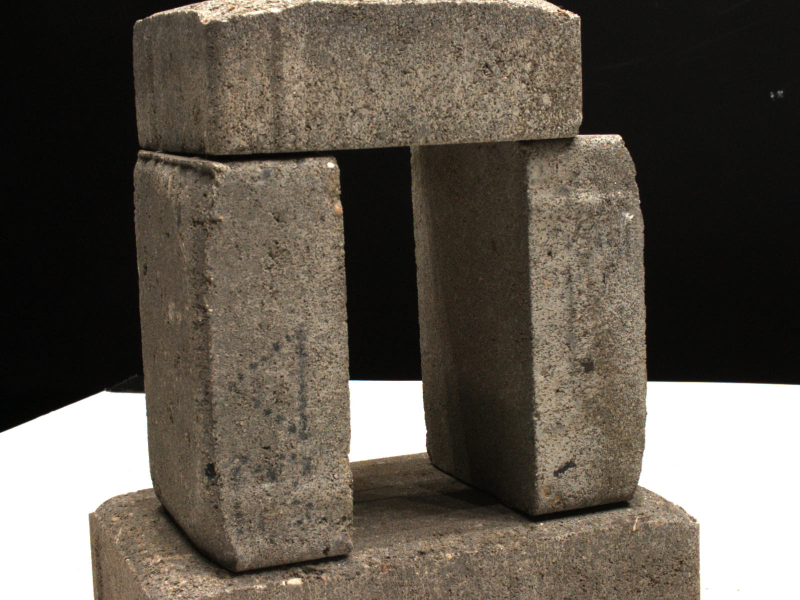
#> input picture ex_02_sfm_and_stereo_solution/code/sfm/img1.jpg, 1600 x 1200 px (shown at 1/2 size)
$ jupyter execute sfm_solution.ipynb
#> lines starting #> are read from the running program, lines starting #| are printed output that depends on the picture; after the words box and inside, x2 and y2 are one past the last pixel; in counts of white or black regions, pixels touching at a corner belong together
# Computer Vision Lecture - Exercise 2 Part 1 - Structure-from-Motion

This first part of exercise 2 contains hands-on coding problems in two-frame structure from motion. More specifically, given a pair of views with known camera intrinsics and matched correspondence points based on SIFT features, we will implement the 8-point algorithm to recover both the fundamental and essential matrix. We will look at both the "vanilla" and the normalized version and compare their robustness to noisy correspondence points. In a next step, we will implement triangulation via the DLT, which you are already familiar with from the previous exercise. With that
we have all the necessary building blocks to recover both the relative pose of the two views and a 3d-reconstruction of the scene.

As in the previous exercise, this notebook guides you through the relevant steps. When you see helper functions, you don't need to do anything - they are already implemented. The functions you need to implement are indicated as Exercise Function and where applicable the sections you need to fill in are marked. Sometimes, you can find Hints - these are written upside-down so you can first try to find the solution without reading them.

Happy hacking!

## Preliminaries

Let's first import relevant libaries, load the images/views along with their calibration data and visualize them.

[cell 1]
# Uncomment below to install dependencies in google colab
# !pip install opencv-python==4.5.1.48
# !pip install ipympl

import cv2
import json

import numpy as np
import matplotlib.pyplot as plt

# Load images
img1 = cv2.cvtColor(cv2.imread('./img1.jpg'), cv2.COLOR_BGR2RGB)
img2 = cv2.cvtColor(cv2.imread('./img2.jpg'), cv2.COLOR_BGR2RGB)
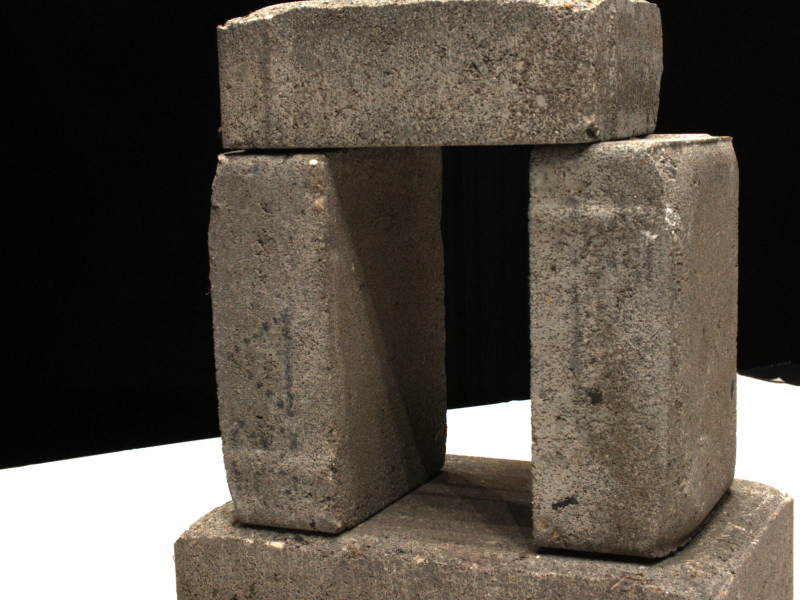
#> input picture ex_02_sfm_and_stereo_solution/code/sfm/img2.jpg, 1600 x 1200 px (shown at 1/2 size)

# Load cameras file
camera_dict = np.load('./cameras.npz')
#> (reads ex_02_sfm_and_stereo_solution/code/sfm/cameras.npz from the repository)
# camera1
scale_mat1 = camera_dict['scale_mat_%d' % 45].astype(np.float32)
world_mat1 = camera_dict['world_mat_%d' % 45].astype(np.float32)
proj_mat1 = (world_mat1 @ scale_mat1)[:3, :4]
K1 = cv2.decomposeProjectionMatrix(proj_mat1)[0]
K1 = K1/K1[2, 2]
# camera2
scale_mat2 = camera_dict['scale_mat_%d' % 41].astype(np.float32)
world_mat2 = camera_dict['world_mat_%d' % 41].astype(np.float32)
proj_mat2 = (world_mat2 @ scale_mat2)[:3, :4]
K2 = cv2.decomposeProjectionMatrix(proj_mat2)[0]
K2 = K2/K2[2, 2]

# Let's visualize the images
f = plt.figure(figsize=(15, 5))
ax1 = f.add_subplot(121)
ax2 = f.add_subplot(122)
ax1.imshow(img1)
ax2.imshow(img2)
plt.show()
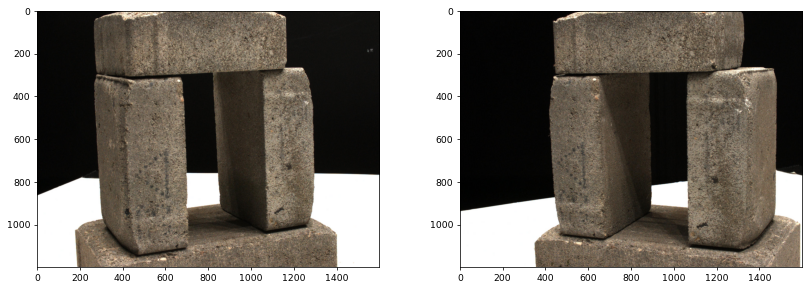
#> figure drawn by matplotlib, 2 panels

Next, we need to find correspondence points for the two views. For this we provide a helper function which first finds salient points using SIFT and then performs k-nearest neighbour matching based on these SIFT features. To remove outliers we perform the ratio test. SIFT is just one of many descriptors implemented in OpenCV - feel free to try some others and also play around with the ratio parameter for outlier removal. Once computed, we can visualize the matches.

[cell 2]
###########################
##### Helper Function #####
###########################
def get_keypoints(img1, img2):
    '''
    Finds correspondence points between two images by searching for salient
    points via SIFT and then searching for matches via k-nearest neighours.
    Performs a ratio test to filter for outliers.

    Args:
        img1 (np.ndarray): image, first view
        img2 (np.ndarray): image, second view
    Returns:
        p_source(np.ndarray): Nx3 array of correspondence points in first view
            in homogenous image coordinates.
        p_source(np.ndarray): Nx3 array of correspondence points in second view
            in homogenous image coordinates.
    '''
    # Initialize feature description algorithm
    # We are going to use SIFT but OpenCV provides
    # implementations for many more - feel free to try them!
    descriptor = cv2.SIFT_create(nfeatures=10000)

    keypoints1, features1 = descriptor.detectAndCompute(img1, None)
#> keypoints1 = 10000 keypoints; strongest (x, y, size): (204, 883, 140.3), (662, 329, 9.6), (1153, 31, 4.4), (1135, 24, 5.1)
    keypoints2, features2 = descriptor.detectAndCompute(img2, None)
#> keypoints2 = 10001 keypoints; strongest (x, y, size): (974, 866, 95.1), (360, 966, 127.5), (442, 314, 9), (1557, 758, 4.7)

    # Initialize matching algorithm
    # We are going to use k-nearest neighbours with L2 as the distance measure
    bf = cv2.BFMatcher_create(cv2.NORM_L2)

    # Find matching points
    matches = bf.knnMatch(features1, features2, k=2)
#> matches = 10000 matches

    # Remove outliers via ratio test
    good = []
    for m, n in matches:
        if m.distance < 0.5 * n.distance:
            good.append(m)
#> after the loop, good = 458 matches

    # Select matched points
    keypoints1 = np.float32(
        [ keypoints1[good_match.queryIdx].pt for good_match in good ]
    ).reshape(-1,2)
#> keypoints1 = 458 pairs, first value 474.4 to 1276, second value 16.28 to 1176
    keypoints2 = np.float32(
        [ keypoints2[good_match.trainIdx].pt for good_match in good ]
    ).reshape(-1,2)
#> keypoints2 = 458 pairs, first value 469.6 to 1322.4, second value 10.74 to 1102.3

    # Augment point vectors
    N = keypoints1.shape[0]
    keypoints1 = np.concatenate([keypoints1, np.ones((N, 1))], axis=-1)
#> keypoints1 = 458 rows, first 8: [1269.4, 610.6, 1], [1264, 438.5, 1], [1250.3, 442.6, 1], [1244.3, 584, 1], [1230.7, 365.9, 1], [1230.7, 365.9, 1], [1228.8, 582.5, 1], [1226.2, 686.8, 1]
    keypoints2 = np.concatenate([keypoints2, np.ones((N, 1))], axis=-1)
#> keypoints2 = 458 rows, first 8: [1312.6, 675.6, 1], [1310.4, 478.5, 1], [1293.3, 482, 1], [1281.2, 641.5, 1], [1270, 393.2, 1], [1270, 393.2, 1], [1261.4, 637.7, 1], [1254.5, 753.8, 1]

    return keypoints1, keypoints2

###########################
##### Helper Function #####
###########################
def draw_matches(img1, img2, keypoints1, keypoints2):
    '''
    Returns a visualization of correspondences accross two images.

    Args:
        img1 (np.ndarray): image, first view
        img2 (np.ndarray): image, second view
        keypoints1 (np.ndarray): Nx3 array of correspondence points in first
            view in homogenous image coordinates.
        keypoints2 (np.ndarray): Nx3 array of correspondence points in second
            view in homogenous image coordinates.

    Returns:
        output_img (np.ndarray): image, horizontally stacked first and sedond
        view with correspondence points overlaid.
    '''
    h1, w1 = img1.shape[:2]
    h2, w2 = img2.shape[:2]

    # stack views horizontally
    output_img = np.zeros((max([h1, h2]), w1 + w2, 3), dtype='uint8')
    output_img[:h1, :w1, :] = np.dstack([img1])
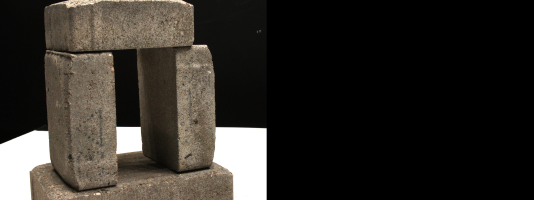
#> output_img: shape (1200, 3200, 3) (shown at 1/6 size); mean R, G, B 47.6, 43.9, 39
    output_img[:h2, w1:w1 + w2, :] = np.dstack([img2])
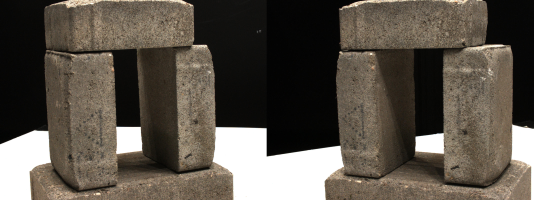
#> output_img: shape (1200, 3200, 3) (shown at 1/6 size); mean R, G, B 90.3, 83, 73.5

    # draw correspondences
    # we only visualize only a subset for clarity
    for p1, p2 in zip(keypoints1[::4], keypoints2[::4]):
        (x1, y1) = p1[:2]
        (x2, y2) = p2[:2]

        cv2.circle(output_img, (int(x1), int(y1)), 10, (0, 255, 255), 10)
        cv2.circle(output_img, (int(x2) + w1, int(y2)), 10, (0, 255, 255), 10)

        cv2.line(output_img, (int(x1), int(y1)), (int(x2) + w1, int(y2)), (0, 255, 255), 5)
#> this loop made 115 passes
#> (p1, p2, x1, y1, x2, y2) on passes 1 to 6: ([1269.4, 610.6, 1], [1312.6, 675.6, 1], 1269.4, 610.6, 1312.6, 675.6), ([1230.7, 365.9, 1], [1270, 393.2, 1], 1230.7, 365.9, 1270, 393.2), ([1220.1, 678.4, 1], [1246.9, 743.5, 1], 1220.1, 678.4, 1246.9, 743.5), ([1157.6, 631.7, 1], [1171.3, 680.9, 1], 1157.6, 631.7, 1171.3, 680.9), ([1142.3, 814.4, 1], [1148.6, 877.5, 1], 1142.3, 814.4, 1148.6, 877.5), ([1128.6, 811.2, 1], [1131.9, 870.9, 1], 1128.6, 811.2, 1131.9, 870.9)
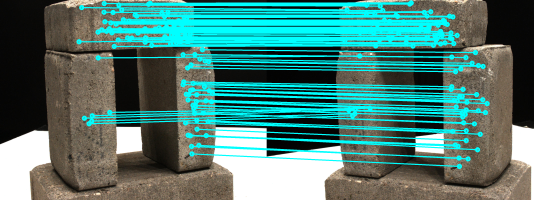
#> output_img: shape (1200, 3200, 3) (shown at 1/6 size); mean R, G, B 75.3, 126, 118.5

    return output_img

# compute and visualize correspondences
keypoints1, keypoints2 = get_keypoints(img1, img2)
correspondence_vis = draw_matches(img1, img2, keypoints1, keypoints2)
fig = plt.figure(figsize=(15,10))
plt.imshow(correspondence_vis)
plt.show()

## The 8-Point Algorithm

Now that we have sensible correspondence points we can begin recovering some geometry.

### Exercise function 1

In the skeleton below, implement the standard version of the 8-point algorithm (no normalization) to compute the fundamental matrix from a set of corresponding points in homogenous image coordinates.

*Hint 1*: ˙suoᴉʇɔǝɹᴉp ʎɐɹ lɐɔol ɟo pɐǝʇsuᴉ sǝʇɐuᴉpɹooɔ ǝƃɐɯᴉ ɯoɹɟ punoɟ ʇsnɾ 'ǝɹnʇɔǝl ǝɥʇ uᴉ uʍoɥs sɐ xᴉɹʇɐɯ lɐᴉʇuǝssǝ ǝɥʇ ɹoɟ sɐ ǝɯɐs ǝɥʇ sʞool ɯǝʇsʎs ɹɐǝuᴉl ǝɥ┴

[cell 3]
###########################
#### Exercise Function ####
###########################
def compute_fundamental_matrix(keypoints1, keypoints2):
    '''
    Computes the fundamental matrix from image coordinates using the 8-point
    algorithm by constructing and solving the corresponding linear system.

    Args:
        keypoints1 (np.ndarray): Nx3 array of correspondence points in first
            view in homogenous image coordinates.
        keypoints2 (np.ndarray): Nx3 array of correspondence points in second
            view in homogenous image coordinates.

    Returns:
        F (np.ndarray): 3x3 fundamental matrix.
    '''
    #######################################
    # -------------------------------------
    # TODO: ENTER CODE HERE (EXERCISE 1)
    # -------------------------------------
    num_points = keypoints1.shape[0]
    assert(num_points >= 8)

    # Assemble homogenous linear system
    # each correspondence yields one equation in the nine elements of F
    A = np.zeros([num_points, 9])
    for i in range(num_points):
        A[i] = [keypoints1[i, 0]*keypoints2[i, 0],
                keypoints1[i, 1]*keypoints2[i, 0],
                keypoints2[i, 0],
                keypoints1[i, 0]*keypoints2[i, 1],
                keypoints1[i, 1]*keypoints2[i, 1],
                keypoints2[i, 1],
                keypoints1[i, 0],
                keypoints1[i, 1],
                1,]

    # Solve the homogeneous linear system via SVD
    u, s, vh = np.linalg.svd(A)
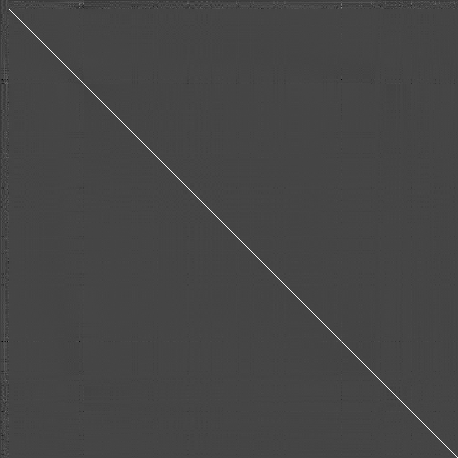
#> u: shape (458, 458) float64; min -0.374, max 0.994, mean -6.29e-05; drawn with min black and max white
#> s = [27229150, 7475473.9, 1570818.6, 110743.1, 4376, 373.9, 110.4, 7.8, 0.11]
    F = vh[-1].reshape(3, 3)
#> F = [[-3.15e-07, -3.34e-06, 0.00183], [-2.44e-06, 1.83e-07, 0.0216], [-0.000326, -0.017, -1]]

    # Force rank 2 by zeroing smallest singular value
    # see "In defense of the 8-point algorithm", Hartley, TPAMI 1997
    u, s, vh = np.linalg.svd(F)
#> u = [[0.00183, -0.0932, -0.996], [0.0216, -0.995, 0.0932], [-1, -0.0217, 0.000197]]; s = [1, 0.000369, 2.24e-08]; vh = [[0.000326, 0.017, 1], [0.0258, 1, -0.017], [1, -0.0258, 0.000113]]
    s[2] = 0
    F =  u @ (np.diag(s) @ vh)
#> F = [[-2.93e-07, -3.34e-06, 0.00183], [-2.44e-06, 1.83e-07, 0.0216], [-0.000326, -0.017, -1]]

    # return standardized fundamental matrix
    return F/F[2, 2]

Let's look at our result by visualizing the epipolar lines. How can we tell if the result is sensible?

[cell 4]
# Compute fundamental matrix using 8-point algorithm
F = compute_fundamental_matrix(keypoints1, keypoints2)
#> F = [[2.93e-07, 3.34e-06, -0.00183], [2.44e-06, -1.83e-07, -0.0216], [0.000326, 0.017, 1]]

# Compute epipolar lines
el2 = np.swapaxes(F @ keypoints1.swapaxes(0, 1), 0, 1)
#> el2 = 458 rows, first 8: [0.000584, -0.0186, 11.8], [7.44e-06, -0.0186, 8.87], [1.71e-05, -0.0187, 8.94], [0.000488, -0.0187, 11.34], [-0.000245, -0.0187, 7.63], [-0.000245, -0.0187, 7.63], [0.000478, -0.0187, 11.31], [0.000826, -0.0188, 13.09]
el1 = np.swapaxes(F.transpose() @ keypoints2.swapaxes(0, 1), 0, 1)
#> el1 = 458 rows, first 8: [0.00236, 0.0213, -16.01], [0.00188, 0.0213, -11.75], [0.00188, 0.0212, -11.79], [0.00227, 0.0212, -15.22], [0.00166, 0.0212, -9.83], [0.00166, 0.0212, -9.83], [0.00225, 0.0211, -15.1], [0.00253, 0.0211, -17.6]


###########################
##### Helper Function #####
###########################
def draw_epipolar_lines(img1, img2, els1, els2, kps1, kps2):
    '''
    Returns an image with epipolar lines drawn onto the images.

    Args:
        img1 (np.ndarray): image, first view
        img2 (np.ndarray): image, second view
        els1 (np.ndarray): Nx3 array of epipolar lines in the first view
            induced by correspondences in the second view.
        els2 (np.ndarray): Nx3 array of epipolar lines in the second view
            induced by correspondences in the first view.
        keypoints1 (np.ndarray): Nx3 array of correspondence points in first
            view in homogenous image coordinates.
        keypoints2 (np.ndarray): Nx3 array of correspondence points in second
            view in homogenous image coordinates.

    Returns:
        output_img (np.ndarray): image, horizontally stacked first and sedond
        view with correspondence points overlaid.
    '''
    h1, w1 = img1.shape[:2]
    h2, w2 = img2.shape[:2]

    output_img = np.zeros((max([h1, h2]), w1 + w2, 3), dtype='uint8')
    output_img[:h1, :w1, :] = np.dstack([img1])
    output_img[:h2, w1:w1 + w2, :] = np.dstack([img2])

    for p1, el1, p2, el2 in zip(kps1, els1, kps2, els2):
        (x1, y1) = p1[:2]
        (x2, y2) = p2[:2]

        el1_x_0, el1_y_0 = map(int, [0, -el1[2]/el1[1]])
        el1_x_1, el1_y_1 = map(
            int, [w1, (-el1[0] / el1[1]) * w1 - el1[2]/el1[1]]
        )
        el2_x_0, el2_y_0 = map(int, [0, -el2[2]/el2[1]])
        el2_x_1, el2_y_1 = map(
            int, [w2, (-el2[0] / el2[1]) * w2 - el2[2]/el2[1]]
        )

        cv2.circle(output_img, (int(x1), int(y1)), 10, (255, 0, 255), 10)
        cv2.circle(output_img, (int(x2) + w1, int(y2)), 10, (0, 255, 255), 10)

        cv2.line(output_img, (el1_x_0, el1_y_0), (el1_x_1, el1_y_1), (0, 255, 255), 5)
        cv2.line(output_img, (el2_x_0 + w1, el2_y_0), (el2_x_1 + w1, el2_y_1), (255, 0, 255), 5)
#> this loop made 5 passes
#> (p1, el1, p2, el2, x1, y1, x2, y2) on passes 1 to 3: ([1269.4, 610.6, 1], [0.00236, 0.0213, -16.01], [1312.6, 675.6, 1], [0.000584, -0.0186, 11.8], 1269.4, 610.6, 1312.6, 675.6), ([1264, 438.5, 1], [0.00188, 0.0213, -11.75], [1310.4, 478.5, 1], [7.44e-06, -0.0186, 8.87], 1264, 438.5, 1310.4, 478.5), ([1250.3, 442.6, 1], [0.00188, 0.0212, -11.79], [1293.3, 482, 1], [1.71e-05, -0.0187, 8.94], 1250.3, 442.6, 1293.3, 482)
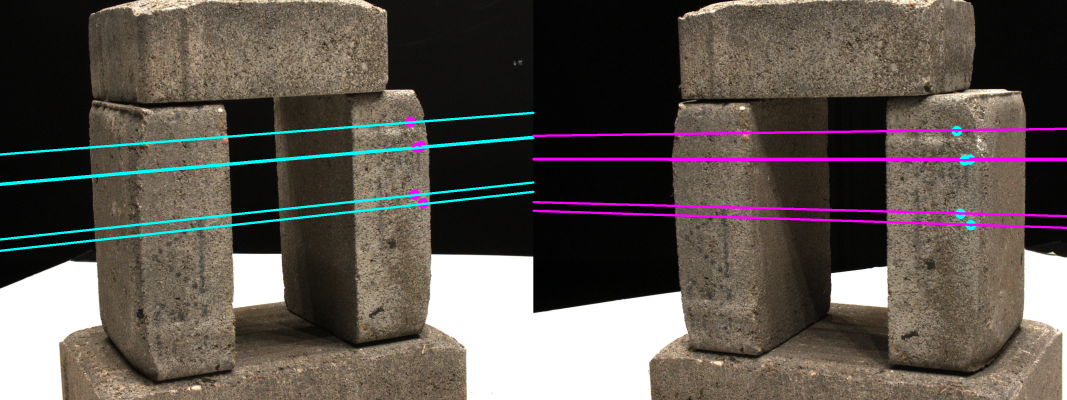
#> output_img: shape (1200, 3200, 3) (shown at 1/3 size); 2.7% of pixels changed, all inside (x1, y1, x2, y2) = (0, 335, 3200, 756)

    return output_img

# Plot epipolar lines
el_vis = draw_epipolar_lines(
    img1, img2, el1[0:5], el2[0:5], keypoints1[0:5], keypoints2[0:5]
)
fig = plt.figure(figsize=(15, 10))
plt.imshow(el_vis)
plt.show()

In this case we have have fairly accurate correspondences, so the standard 8-point algorithm already works. But, as you know from lecture 3, the multiplicative measurement terms in our system of equations make the standard version of the algorihtm sensitive to measurement noise. Let's add some artificial noise and see how that affects the estimation.

[cell 5]
# add noise to correspondences
keypoints_noisy1 = np.copy(keypoints1)
#> keypoints_noisy1 has the same summary as keypoints1 in get_keypoints
#> (the rest of the program and of its run is left out)
